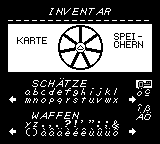

Below is a game level as drawn by its tile map, then a one-line description and the .tmx that defines it (tile-layer data replaced by summaries):
An orthogonal 20x18 tile map with 8x8 px tiles, 4 tile layers (pretty (map), alt celstial, unique tiles, German), 6 hidden layers not drawn, 15 tilesets.

<map version="1.2" tiledversion="1.2.2" orientation="orthogonal" renderorder="right-down" width="20" height="18" tilewidth="8" tileheight="8" infinite="0" nextlayerid="13" nextobjectid="1">
 <tileset firstgid="1" source="font.tsx" />
 <tileset firstgid="161" source="menu.tsx" />
 <tileset firstgid="305" source="inventory.tsx" />
 <tileset firstgid="501" source="0-celestial-sign.tsx" />
 <tileset firstgid="537" source="1-celestial-sign.tsx" />
 <tileset firstgid="573" source="2-celestial-sign.tsx" />
 <tileset firstgid="609" source="3-celestial-sign.tsx" />
 <tileset firstgid="645" source="6-celestial-signs.tsx" />
 <tileset firstgid="681" source="4-celestial-sign.tsx" />
 <tileset firstgid="717" source="5-celestial-signs.tsx" />
 <tileset firstgid="753" source="7-celestial-signs.tsx" />
 <tileset firstgid="789" source="items-2.tsx" />
 <tileset firstgid="853" source="dungeon-items.tsx" />
 <tileset firstgid="869" source="menu-map.tsx" />
 <tileset firstgid="872" source="menu-text.tsx" />
 <layer id="4" name="pretty (quit)" width="20" height="18" visible="0">
  <data>[360 cells, 360 non-empty, 34 distinct tile ids]</data>
 </layer>
 <layer id="7" name="pretty (map)" width="20" height="18">
  <data>[360 cells, 360 non-empty, 34 distinct tile ids]</data>
 </layer>
 <layer id="6" name="alt celstial" width="20" height="18">
  <data>[360 cells, 36 non-empty, 36 distinct tile ids]</data>
 </layer>
 <layer id="2" name="items" width="20" height="18" visible="0">
  <data>[360 cells, 190 non-empty, 190 distinct tile ids]</data>
 </layer>
 <layer id="1" name="static core (quit)" width="20" height="18" visible="0">
  <data>[360 cells, 28 non-empty, 22 distinct tile ids]</data>
 </layer>
 <layer id="8" name="static core (map)" width="20" height="18" visible="0">
  <data>[360 cells, 28 non-empty, 26 distinct tile ids]</data>
 </layer>
 <layer id="3" name="celestial signs" width="20" height="18" visible="0">
  <data>[360 cells, 82 non-empty, 77 distinct tile ids]</data>
 </layer>
 <layer id="9" name="unique tiles" width="20" height="18">
  <data>[360 cells, 54 non-empty, 54 distinct tile ids]</data>
 </layer>
 <layer id="10" name="French" width="20" height="18" visible="0">
  <data>[360 cells, 50 non-empty, 28 distinct tile ids]</data>
 </layer>
 <layer id="11" name="German" width="20" height="18">
  <data>[360 cells, 46 non-empty, 32 distinct tile ids]</data>
 </layer>
</map>
